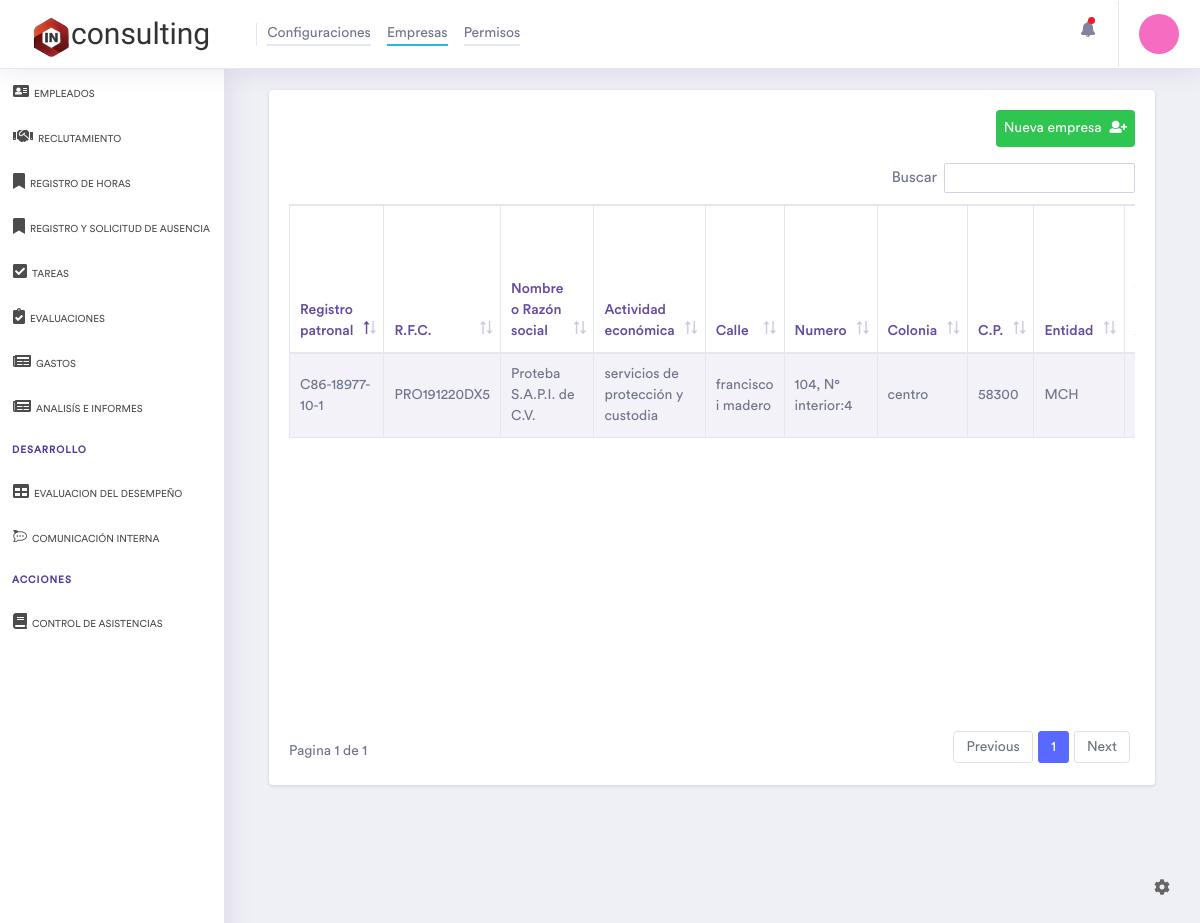
Screenshot of /Empresas (signed in) with the database file from the repository.
### tables this page shows
CREATE TABLE IF NOT EXISTS `empresas` (
  `idEmpresas` int(11) NOT NULL AUTO_INCREMENT,
  `registro_patronal` varchar(15) NOT NULL,
  `rfc` varchar(13) NOT NULL,
  `nombre_razon_social` text NOT NULL,
  `actividad_economica` text NOT NULL,
  `calle` text NOT NULL,
  `numero` varchar(5) NOT NULL,
  `numero_interior` varchar(5) DEFAULT NULL,
  `colonia` text NOT NULL,
  `cp` varchar(5) NOT NULL,
  `entidad` varchar(3) NOT NULL,
  `poblacion_municipio` varchar(40) NOT NULL,
  `telefono` varchar(15) NOT NULL,
  `convenio_reembolso` int(1) NOT NULL DEFAULT 0,
  `delegacion_imss` varchar(3) NOT NULL,
  `subdelegacion` varchar(40) NOT NULL,
  `clave_subdelegacion` varchar(20) NOT NULL,
  `mes_inicio_afiliacion` varchar(10) NOT NULL,
  `anio_inicio_afiliacion` int(4) NOT NULL,
  `fecha_registro_empresa` timestamp NOT NULL DEFAULT current_timestamp(),
  PRIMARY KEY (`idEmpresas`)
);

### controller/plantilla.controlador.php (called while the page is built)
<?php
Class ControladorPlantilla{
	public function ctrTraerPlantilla(){
		include "view/plantilla.php";
	}
}

### index.php (called while the page is built, shortened)
<?php
require_once "controller/plantilla.controlador.php";
require_once "controller/formularios.controlador.php";
require_once "model/formularios.modelo.php";
$plantilla = new ControladorPlantilla();
$plantilla -> ctrTraerPlantilla();

### controller/formularios.controlador.php (called while the page is built, shortened)
<?php
class ControladorFormularios{
	static public function ctrVerEmpresas($item,$valor){
		$tabla = 'empresas';
		$buscar = ModeloFormularios::mdlVerEmpresas($tabla,$item,$valor);
		return $buscar;
	}
}

### model/conexion.php (called while the page is built)
<?php
class Conexion{
  static public function conectar(){
    $link = new PDO("mysql:host=localhost;dbname=inrh",
                  "root",
                  "");
    $link->exec("set names utf8");
    return $link;
  }
}

### model/formularios.modelo.php (called while the page is built, shortened)
<?php
require_once "conexion.php";
class ModeloFormularios{
	static public function mdlVerEmpresas($tabla,$item,$valor){
		if ($item == null && $valor == null) {
			$stmt = Conexion::conectar()->prepare("SELECT * FROM $tabla");
			$stmt->execute();
			return $stmt->fetchAll();
		}else{
			$stmt = Conexion::conectar()->prepare("SELECT * FROM $tabla WHERE $item = :$item");
			$stmt->bindParam(":".$item, $valor, PDO::PARAM_STR);
			$stmt->execute();
			return $stmt->fetch();
		}
	}
}

### view/pages/Empresas.php (the view, shortened to what this page needs)
<?php
$empresas = ControladorFormularios::ctrVerEmpresas(null,null);
?><div class="container-fluid dashboard-content ">
	<div class="ecommerce-widget">
		<div class="col-xl-12 col-lg-12 col-md-12 col-sm-12 col-12">
			<div class="card">
				<div class="card-body">
					<a href="RegistroEmpresa" class="btb btn-success p-2 rounded mb-3 float-right">
						Nueva empresa<i class="fas fa-user-plus ml-2"></i>
					</a>
					<div class="table-responsive">
						<table id="example" class="table table-striped table-bordered second" style="width:100%">
							<thead>
								<tr>
									<th>Registro patronal</th>
									<th>R.F.C.</th>
									<th>Nombre o Razón social</th>
									<th>Actividad económica</th>
									<th>Calle</th>
									<th>Numero</th>
									<th>Colonia</th>
									<th>C.P.</th>
									<th>Entidad</th>
									<th>Población y municipio / alcaldia</th>
								</tr>
							</thead>
							<tbody>
								<?php foreach ($empresas as $key => $empresa): ?>
									<tr>
										<td><?php echo $empresa['registro_patronal']; ?></td>
										<td><?php echo $empresa['rfc']; ?></td>
										<td><?php echo $empresa['nombre_razon_social']; ?></td>
										<td><?php echo $empresa['actividad_economica']; ?></td>
										<td><?php echo $empresa['calle']; ?></td>
										<td><?php echo $empresa['numero']; ?>, N° interior:<? echo $empresa['numero_interior']; ?></td>
										<td><?php echo $empresa['colonia']; ?></td>
										<td><?php echo $empresa['cp']; ?></td>
										<td><?php echo $empresa['entidad']; ?></td>
										<td><?php echo $empresa['poblacion_municipio']; ?></td>
									</tr>
								<?php endforeach ?>
							</tbody>
						</table>
					</div>
				</div>
			</div>
		</div>
	</div>
</div>

### rows the page displays
empresas: registro_patronal "C86-18977-10-1", rfc "PRO191220DX5", nombre_razon_social "Proteba S.A.P.I. de C.V.", actividad_economica "servicios de protección y custodia", calle "francisco i madero", numero "104", numero_interior "4", colonia "centro", cp "58300", entidad "MCH"

### other values shown
$pagina "Configuraciones"
$pagina "Empresas"
$pagina "Permisos"
